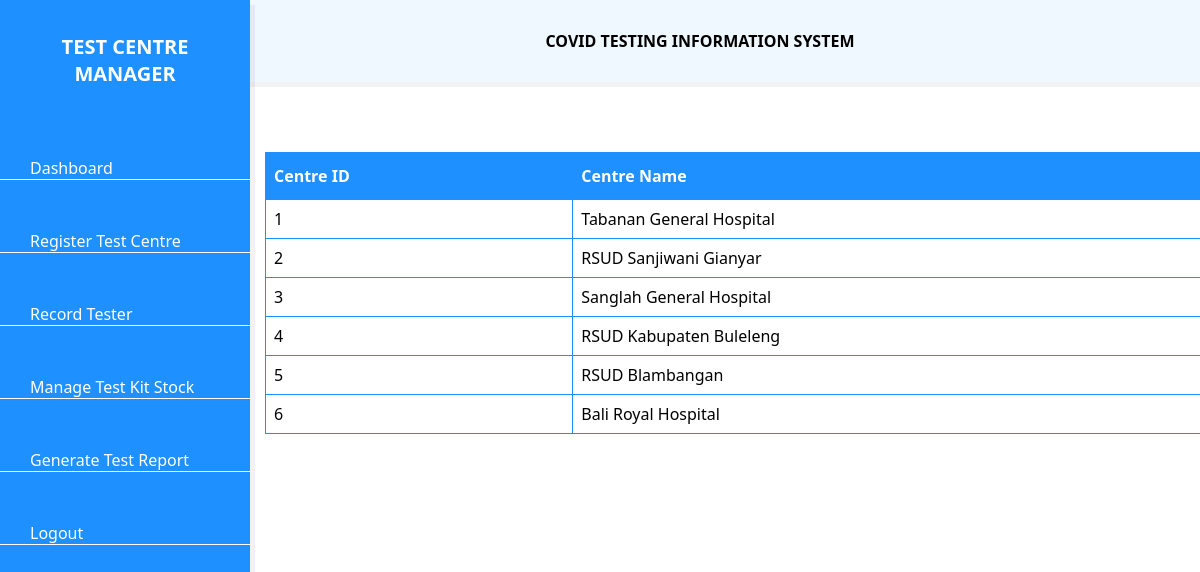
/TestCentreData.php (signed in), run on the app's committed database.
### tables this page shows
CREATE TABLE `testcentre` (
  `centreID` int(255) NOT NULL,
  `centreName` varchar(255) NOT NULL
);

### TestCentreData.php (the view, shortened to what this page needs)
<?php
if (isset($_SESSION['username'])) {
?>
<!DOCTYPE html>
<html lang="en">
  <head>
    <link rel="stylesheet" href="dashboardcss/style.css" />
	<link rel="stylesheet" href="dataTables.bootstrap4.min.css" />
  </head>
  <body>
    <div class="sidebar">
      <h2>Test Centre Manager</h2>
      <ul class="nav">
        <li>
          <a href="dashboardManager.php">
            <span>Dashboard</span>
          </a>
        </li>
		<li>
          <a href="RegisterTestCentreForm.php">
            <span>Register Test Centre</span>
          </a>
        </li>
        <li>
          <a href="RecordTesterForm.php">
            <span>Record Tester</span>
          </a>
        </li>
        <li>
          <a href="ManageTestKitStockForm.php">
            <span>Manage Test Kit Stock</span>
          </a>
        </li>
        <li>
          <a href="ManagerGenerateTestReport.php">
            <span>Generate Test Report</span>
          </a>
        </li>
        <li>
          <a href="Logout.php">
            <span>Logout</span>
          </a>
        </li>
      </ul>
    </div>
    <div class="main">
      <b>COVID TESTING INFORMATION SYSTEM</b>
    </div>
	<?php include "db_conn.php";?>
	<div style="overflow-x: auto;">
		<table id="testCentre">
			<thead>
				<tr>
					<th>Centre ID</th>
					<th>Centre Name</th>
				</tr>
			</thead>
			<tbody>
				<?php
					$sql=$conn->query("SELECT * FROM testCentre");
					while($co=$sql->fetch_object()){
				?>
					<tr>
					<td><?php echo $co->centreID;?></td>
					<td><?php echo $co->centreName;?></td>
				</tr>
				<?php
					}
				?>
			</tbody>
		</table>
	</div>
  </body>
</html>
<?php
}

### dashboardcss/style.css (style rules this page uses)
* { margin: 0; padding: 0; text-decoration: none; }
body { box-sizing: border-box; font-family: 'Segoe UI', Tahoma, Geneva, Verdana, sans-serif; }
.sidebar { position: fixed; background: #1E90FF; box-shadow: 5px 5px rgba(0, 0, 0, 0.05); width: 250px; height: 100%; top: 0; left: 0; z-index: 1; }
.sidebar h2 { text-align: center; font-size: 20px; text-transform: uppercase; color: #ffffff; background: #1E90FF; padding: 20px; font-weight: bold; }
.sidebar ul li { border-bottom: 1px solid #ffffff; margin: 50px 0; }
.sidebar ul li a { color: #ffffff; padding: 0 30px; }
.main { text-align: center; background: #F0F8FF; box-shadow: 5px 5px rgba(0, 0, 0, 0.05); margin-left: 200px; padding: 30px; }
h2 { color: #FFFFFF; text-align: center; margin-bottom: 40px; }
h2 { margin-top: 5%; }
#testCentre { border-collapse: collapse; width: 85.3%; margin-left: 265px; margin-top: 70px; }
#testCentre td, #testCentre th { border: 1px solid #1E90FF; padding: 8px; }
#testCentre th { padding-top: 12px; padding-bottom: 12px; text-align: left; background-color: #1E90FF; color: white; }

### data on the page
testcentre: centreID "1", centreName "Tabanan General Hospital"
testcentre: centreID "2", centreName "RSUD Sanjiwani Gianyar"
testcentre: centreID "3", centreName "Sanglah General Hospital"
testcentre: centreID "4", centreName "RSUD Kabupaten Buleleng"
testcentre: centreID "5", centreName "RSUD Blambangan"
testcentre: centreID "6", centreName "Bali Royal Hospital"
